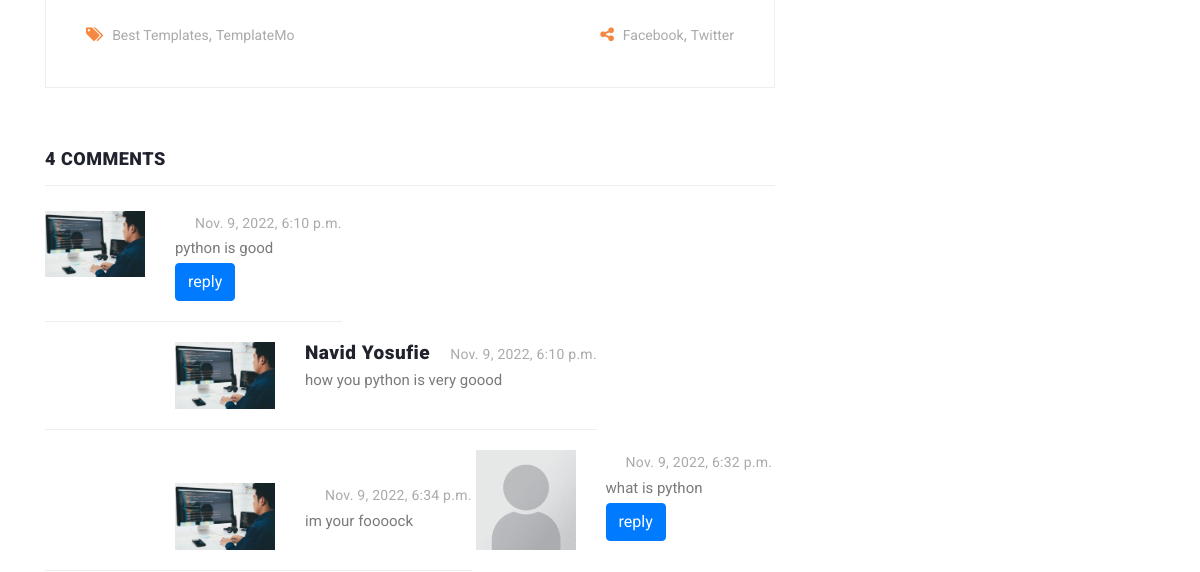
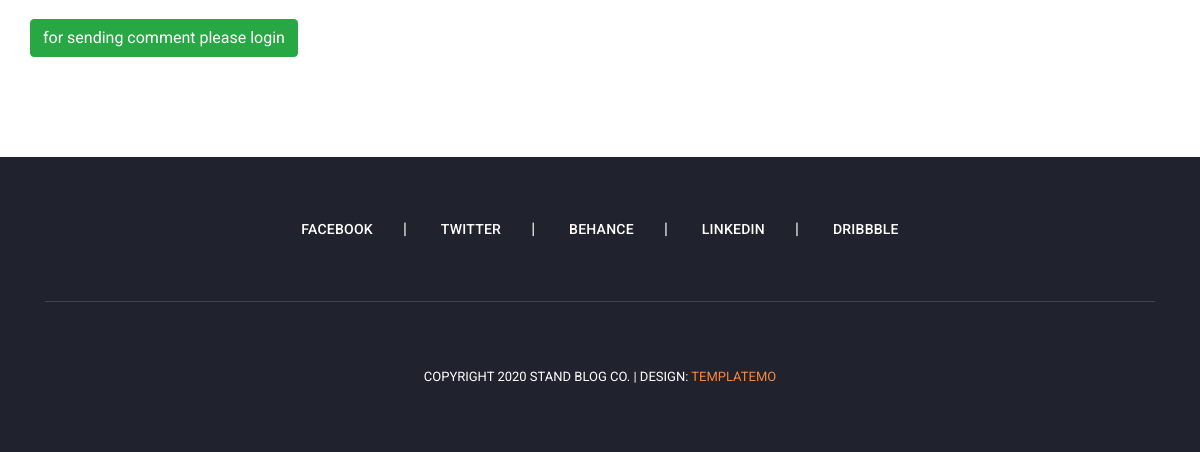
/articles/detail/python (lower part), run on an earlier commit of the app's database (2 pictures, top to bottom).
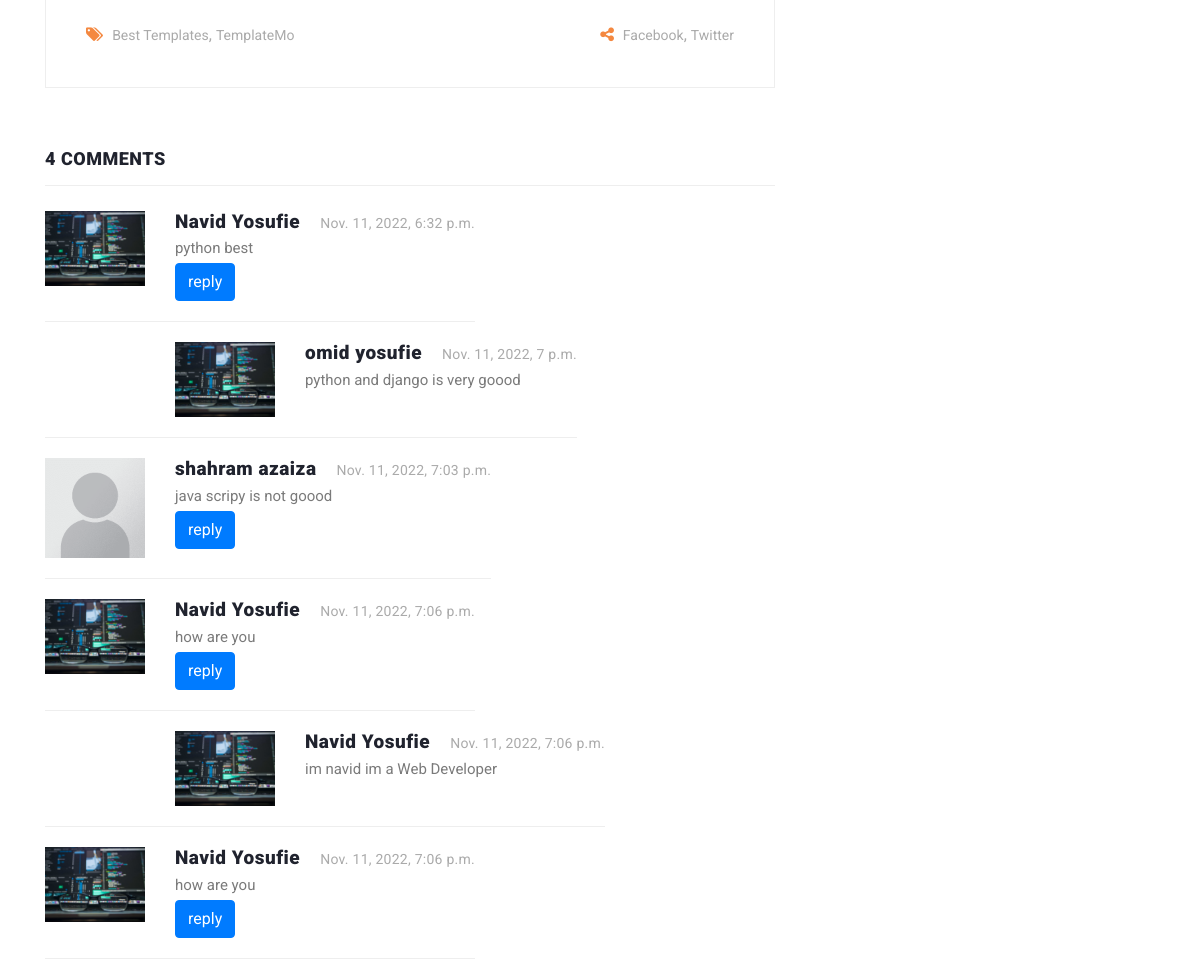
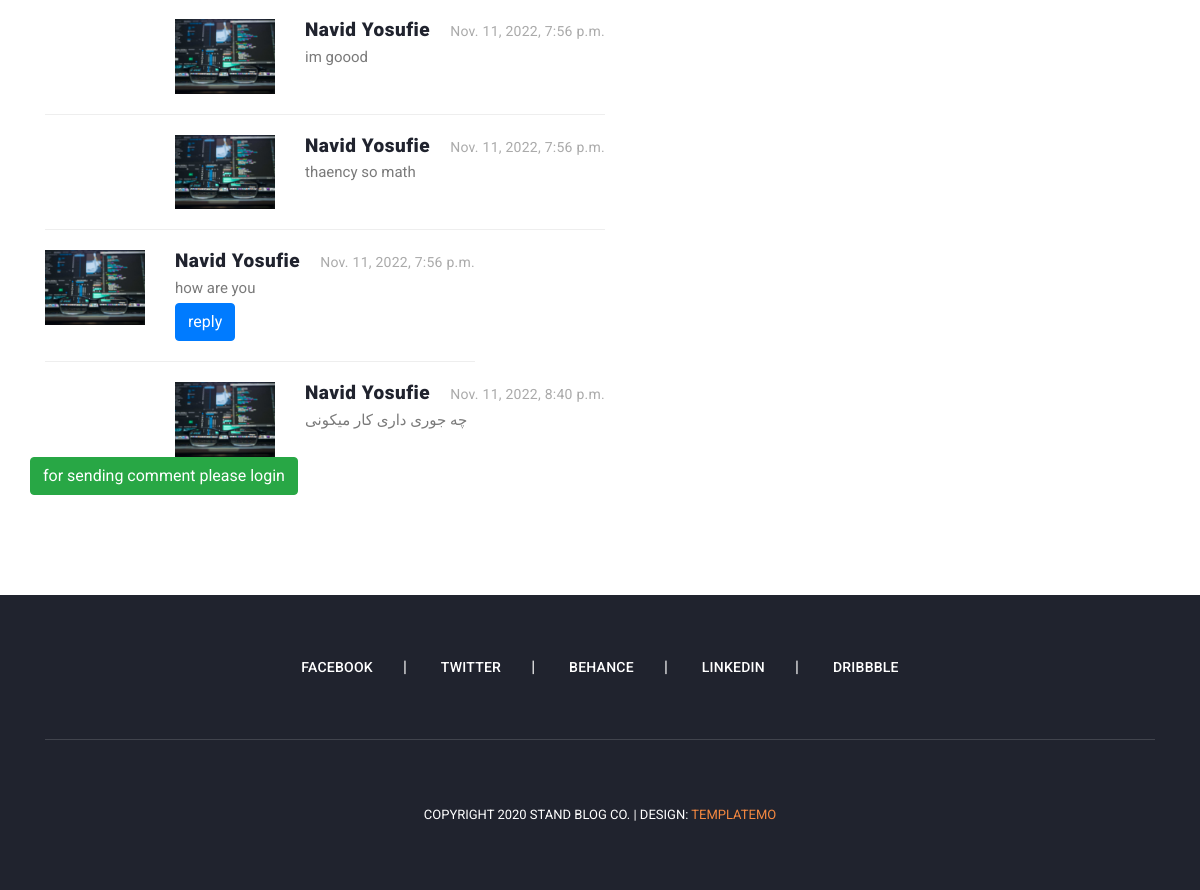
And on a later commit of the database (2 pictures, top to bottom).
### blog/models.py (models this page shows, shortened)
class Comment(models.Model):
    article = models.ForeignKey(Article, on_delete=models.CASCADE, related_name="comments")
    user = models.ForeignKey(User, on_delete=models.CASCADE, related_name="comments")
    parent = models.ForeignKey("self", on_delete=models.CASCADE, related_name='replies', blank=True, null=True)
    body = models.TextField()
    created = models.DateTimeField(auto_now_add=True, blank=True, null=True)

### account/models.py (models this page shows, shortened)
class Profile(models.Model):
    user = models.OneToOneField(User, on_delete=models.CASCADE)
    fathers_name = models.CharField(max_length=30)
    natinal_code = models.CharField(max_length=10)
    image = models.ImageField(upload_to="profile/image", blank=True, null=True)

### blog/views.py (the view)
# urls.py: path("detail/<slug:slug>", views.post_detail, name="article_detail"),
def post_detail(request, slug):
    article = get_object_or_404(Article, slug=slug)
    if request.method == 'POST':
        body = request.POST.get("body")
        parent_id = request.POST.get("parent_id")
        Comment.objects.create(body=body, article=article, user=request.user, parent_id=parent_id)
    return render(request, "blog/article_detail.html", {"article": article})

### blog/models.py (called while the page is built)
    def get_absolute_url(self):
        return reverse("blog:article_detail", kwargs={"slug": self.slug})

### context_processors/context_processors.py (called while the page is built)
def recent_articles(request):
    recent_articles = Article.objects.order_by("-created",)[:2]
    return {"recent_articles": recent_articles}

def cateqouries(request):
    cateqouries = Cateqory.objects.all()
    return {"cateqouries": cateqouries}

### blog/templates/blog/article_detail.html (shortened to what this page needs)
{% extends "base.html" %}
{% load static %}
{% block content %}
    <section class="blog-posts grid-system">
        <div class="container">
            <div class="row">
                <div class="col-lg-8">
                    <div class="all-blog-posts">
                        <div class="row">
                            <div class="col-lg-12">
                                <div class="blog-post">
                                    <div class="down-content">
                                        <div class="post-options">
                                            <div class="row">
                                                <div class="col-6">
                                                    <ul class="post-tags">
                                                        <li><i class="fa fa-tags"></i></li>
                                                        <li><a href="#">Best Templates</a>,</li>
                                                        <li><a href="#">TemplateMo</a></li>
                                                    </ul>
                                                </div>
                                                <div class="col-6">
                                                    <ul class="post-share">
                                                        <li><i class="fa fa-share-alt"></i></li>
                                                        <li><a href="#">Facebook</a>,</li>
                                                        <li><a href="#"> Twitter</a></li>
                                                    </ul>
                                                </div>
                                            </div>
                                        </div>
                                    </div>
                                </div>
                            </div>
                            <div class="col-lg-12">
                                <div class="sidebar-item comments">
                                    <div class="sidebar-heading">
                                        <h2>4 comments</h2>
                                    </div>
                                    <div class="content">
                                        <ul>
                                            {% for comment in article.comments.all %}
                                                {% if comment.parent == None %}
                                                    <li>
                                                        <div class="author-thumb">
                                                            {% if comment.user.profile.image %}
                                                                <img src="{{ comment.user.profile.image.url }}" alt="">
                                                            {% else %}
                                                                <img src="{% static "images/profile.png" %}" alt="">
                                                            {% endif %}
                                                        </div>
                                                        <div class="right-content">
                                                            <h4>{{ comment.user.get_full_name }}<span>{{ comment.created }}</span>
                                                            </h4>
                                                            <p>{{ comment.body }}</p>
                                                            <button name="reply" onclick="set_value({{ comment.id }})" class="btn btn-primary">reply</button>
                                                        </div>
                                                    </li>
                                                    {% for reply in comment.replies.all %}
                                                        <li class="replied">
                                                            <div class="author-thumb">
                                                                {% if comment.user.profile.image %}
                                                                    <img src="{{ comment.user.profile.image.url }}"
                                                                         alt="">
                                                                {% else %}
                                                                    <img src="{% static "images/profile.png" %}"
                                                                         alt="">
                                                                {% endif %}
                                                            </div>
                                                            <div class="right-content">
                                                                <h4>{{ reply.user.get_full_name }}<span>{{ reply.created }}</span>
                                                                </h4>
                                                                <p>{{ reply.body }}</p>
                                                            </div>
                                                        </li>
                                                    {% endfor %}
                                                {% endif %}
                                            {% endfor %}
                                        </ul>
                                    </div>
                                </div>
                            </div>
                            {% if request.user.is_authenticated %}
                                <div class="col-lg-12">
                                    <div class="sidebar-item submit-comment">
                                        <div class="sidebar-heading">
                                            <h2>Your comment</h2>
                                        </div>
                                        <div class="content">
                                            <form id="comment" action="#" method="post">
                                                {% csrf_token %}
                                                <div class="row">
                                                    <input  type="hidden" id="parent_id" name="parent_id" value="">
                                                    <div class="col-md-6 col-sm-12">
                                                        <div class="col-lg-12">
                                                            <fieldset>
                                                                <textarea name="body" rows="6" id="body"
                                                                          placeholder="Type your comment"
                                                                          required=""></textarea>
                                                            </fieldset>
                                                        </div>
                                                        <div class="col-lg-12">
                                                            <fieldset>
                                                                <button type="submit" id="form-submit"
                                                                        class="main-button">Submit
                                                                </button>
                                                            </fieldset>
                                                        </div>
                                                    </div>
                                                </div>
                                            </form>
                                        </div>
                                    </div>
                                </div>
                            {% else %}
                                <a class="btn btn-success" href="{% url "account:login" %}">for sending comment please
                                    login</a>
                            {% endif %}
                        </div>
                    </div>
                </div>
                {% include "includes/sidebar.html" %}
            </div>
        </div>
    </section>
{% endblock %}

### templates/base.html (shortened to what this page needs)
{% load static %}
<!DOCTYPE html>
<html lang="en">
  <head>
    {% include "includes/head_refrences.html" %}
  </head>
  <body>
{% block content %}
{% endblock %}
{% include "includes/footer.html" %}
{% include "includes/footer_refrences.html" %}
</html>

### templates/includes/head_refrences.html (shortened to what this page needs)
{% load static %}
<link rel="stylesheet" href="https://cdn.jsdelivr.net/npm/bootstrap@4.6.2/dist/css/bootstrap.min.css">
<link href="{% static "vendor/bootstrap/css/bootstrap.min.css" %}" rel="stylesheet">
<link rel="stylesheet" href="{% static "css/fontawesome.css" %}">
<link rel="stylesheet" href="{% static "css/templatemo-stand-blog.css" %}">
<link rel="stylesheet" href="{% static "css/owl.css" %}">

### templates/includes/heder_refrences.html (shortened to what this page needs)
{% load static %}

### templates/includes/sidebar.html (shortened to what this page needs)
{% load static %}
<div class="col-lg-4">
</div>

### templates/includes/footer.html
{% load static %}
<footer>
    <div class="container">
        <div class="row">
          <div class="col-lg-12">
              <ul class="social-icons">
                <li><a href="#">Facebook</a></li>
                <li><a href="#">Twitter</a></li>
                <li><a href="#">Behance</a></li>
                <li><a href="#">Linkedin</a></li>
                <li><a href="#">Dribbble</a></li>
              </ul>
            </div>
            <div class="col-lg-12">
              <div class="copyright-text">
                <p>Copyright 2020 Stand Blog Co.
                   | Design: <a rel="nofollow" href="https://templatemo.com" target="_parent">TemplateMo</a></p>
              </div>
            </div>
          </div>
        </div>
      </footer>

### templates/includes/footer_refrences.html (shortened to what this page needs)
{% load static %}
</body>

### static/css/templatemo-stand-blog.css (style rules this page uses)
body { font-family: 'Roboto', sans-serif; overflow-x: hidden; text-rendering: optimizeLegibility; -webkit-font-smoothing: antialiased; -moz-osx-font-smoothing: grayscale; }
p { margin-bottom: 0px; font-size: 15px; font-weight: 400; color: #7a7a7a; line-height: 30px; }
a { text-decoration: none!important; }
ul { padding: 0; margin: 0; list-style: none; }
h1,h2,h3,h4,h5,h6 { margin: 0px; }
.blog-posts { margin-top: 100px; }
.blog-posts .blog-post { margin-bottom: 30px; }
.blog-posts .down-content { padding: 40px; border-right: 1px solid #eee; border-left: 1px solid #eee; border-bottom: 1px solid #eee; }
.blog-posts .down-content ul.post-share { text-align: right; }
.blog-posts .down-content ul.post-tags li, .blog-posts .down-content ul.post-share li { display: inline-block; }
.blog-posts .down-content ul.post-tags li:first-child i, .blog-posts .down-content ul.post-share li:first-child i { color: #f48840; margin-right: 5px; }
.blog-posts .down-content ul.post-tags li, .blog-posts .down-content ul.post-share li { color: #aaa; }
.blog-posts .down-content ul.post-tags li a, .blog-posts .down-content ul.post-share li a { font-size: 14px; color: #aaa; font-weight: 400; transition: all .3s; }
.blog-posts .sidebar-heading h2 { font-size: 18px; text-transform: uppercase; font-weight: 900; letter-spacing: 0.5px; color: #20232e; border-bottom: 1px solid #eee; padding-bottom: 15px; margin-bottom: 25px; }
.blog-posts .comments { margin-top: 30px; }
.blog-posts .comments ul li { display: inline-block; margin-bottom: 20px; padding-bottom: 20px; border-bottom: 1px solid #eee; }
.blog-posts .comments ul li.replied { padding-left: 130px; }
.blog-posts .comments ul li:last-child { margin-bottom: 0px; padding-bottom: 0px; border-bottom: none; }
.blog-posts .comments ul li .author-thumb { display: inline; float: left; }
.blog-posts .comments ul li .author-thumb img { max-width: 100px; display: inline; }
.blog-posts .comments ul li .right-content { margin-left: 130px; }
.blog-posts .comments ul li .right-content h4 { color: #20232e; font-size: 19px; font-weight: 900; letter-spacing: 0.5px; }
.blog-posts .comments ul li .right-content h4 span { font-size: 14px; color: #aaa; font-weight: 400; letter-spacing: 0.25px; margin-left: 20px; }
footer { margin-top: 100px; text-align: center; background-color: #20232e; padding: 60px 0px; }
footer ul.social-icons { padding-bottom: 60px; margin-bottom: 60px; border-bottom: 1px solid rgba(250,250,250,0.15); }
footer ul.social-icons li { display: inline-block; margin-right: 30px; }
footer ul.social-icons li:after { content: "|"; color: #fff; margin-left: 30px; }
footer ul.social-icons li:last-child { margin-right: 0px; }
footer ul.social-icons li:last-child::after { display: none; }
footer ul.social-icons li a { font-size: 14px; text-transform: uppercase; color: #fff; font-weight: 500; letter-spacing: 0.25px; transition: all .3s; }
footer p { font-size: 13px; text-transform: uppercase; color: #fff; }
footer p a { color: #f48840; }

What changed in the data, as far as the page shows it:
removed Comment: user.profile.image (picture), created "Nov. 9, 2022, 6:10 p.m.", body "python is good", shown under "4 COMMENTS"
removed Comment: user.profile.image (picture), user.get_full_name "Navid Yosufie", created "Nov. 9, 2022, 6:10 p.m.", body "how you python is very goood"
removed Comment: user.profile.image (picture), created "Nov. 9, 2022, 6:34 p.m.", body "im your foooock", shown under "Nov. 9, 2022, 6:10 p.m."
removed Comment: created "Nov. 9, 2022, 6:32 p.m.", body "what is python", shown under "4 COMMENTS"
added Comment: user.profile.image (picture), user.get_full_name "Navid Yosufie", created "Nov. 11, 2022, 6:32 p.m.", body "python best", shown under "4 COMMENTS"
added Comment: user.profile.image (picture), user.get_full_name "omid yosufie", created "Nov. 11, 2022, 7 p.m.", body "python and django is very goood", shown under "Navid Yosufie"
added Comment: user.get_full_name "shahram azaiza", created "Nov. 11, 2022, 7:03 p.m.", body "java scripy is not goood", shown under "4 COMMENTS"
added Comment: user.profile.image (picture), user.get_full_name "Navid Yosufie", created "Nov. 11, 2022, 7:06 p.m.", body "how are you", shown under "4 COMMENTS"
added Comment: user.profile.image (picture), user.get_full_name "Navid Yosufie", created "Nov. 11, 2022, 7:06 p.m.", body "im navid im a Web Developer"
added Comment: user.profile.image (picture), user.get_full_name "Navid Yosufie", created "Nov. 11, 2022, 7:06 p.m.", body "how are you", shown under "4 COMMENTS"
added Comment: user.profile.image (picture), user.get_full_name "Navid Yosufie", created "Nov. 11, 2022, 7:56 p.m.", body "im goood"
added Comment: user.profile.image (picture), user.get_full_name "Navid Yosufie", created "Nov. 11, 2022, 7:56 p.m.", body "thaency so math"
added Comment: user.profile.image (picture), user.get_full_name "Navid Yosufie", created "Nov. 11, 2022, 7:56 p.m.", body "how are you", shown under "4 COMMENTS"
added Comment: user.profile.image (picture), user.get_full_name "Navid Yosufie", created "Nov. 11, 2022, 8:40 p.m.", body "چه جوری داری کار میکونی"
